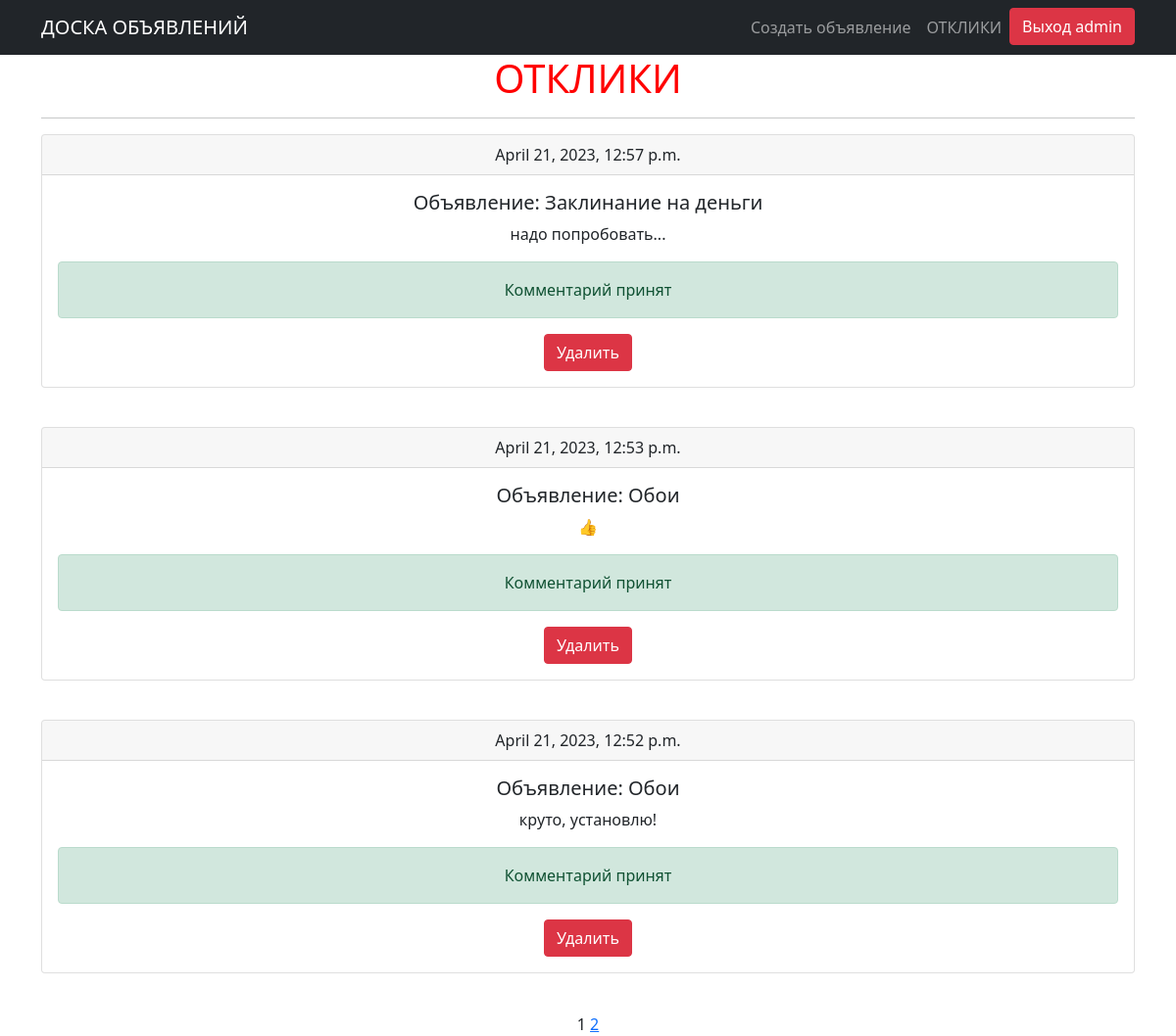
/ad/user_posts_comments/ (signed in), run on the app's committed database.
### postboard/models.py (models this page shows, shortened)
class Comments(models.Model):
    ad = models.ForeignKey(Ad, on_delete=models.CASCADE, verbose_name='Объевление', related_name='comments')
    author = models.ForeignKey(User, on_delete=models.CASCADE, verbose_name='Автор комментария')
    time_in = models.DateTimeField(auto_now_add=True)
    text = models.CharField(max_length=64, verbose_name='Текст комментария')
    status = models.BooleanField(verbose_name='Статус', default=False)
    class Meta:
        verbose_name='Комментарий'
        verbose_name_plural = 'Комментарии'

class Ad(models.Model):
    TYPE = (
        ('tanks', 'Танки'),
        ('heals', 'Хилы'),
        ('dd', 'ДД'),
        ('buyers', 'Торговцы'),
        ('gildmasters', 'Гилдмастеры'),
        ('questgivers', 'Квестгиверы'),
        ('farriers', 'Кузнецы'),
        ('tanners', 'Кожевники'),
        ('potionmasters', 'Зельевары'),
        ('charmmasters', 'Мастер заклинаний'),
    )
    author = models.ForeignKey(User, on_delete=models.CASCADE, verbose_name='автор')
    author_id = author.primary_key
    title = models.CharField(max_length=64, verbose_name='заголовок')
    text = RichTextField()
    category = models.CharField(max_length=64, choices=TYPE, default='tank', verbose_name='категория')
    time_in = models.DateTimeField(auto_now_add=True)
    def __str__(self):
        return f'Объявление: {self.title}'
    class Meta:
        verbose_name = 'Объявление'
        verbose_name_plural = 'Объявления'

### postboard/views.py (the view, shortened to what this page needs)
# urls.py: path('user_posts_comments/', UserPostCommentList.as_view(), name='user_posts_comments'),
class UserPostCommentList(LoginRequiredMixin, generic.ListView):
    raise_exception = True
    model = Comments
    template_name = 'user_posts_comments.html'
    context_object_name = 'user_posts_comments'
    paginate_by = 3
    def get_queryset(self):
        queryset = Comments.objects.filter(ad__author=self.request.user).order_by('-time_in').all()
        self.filterset = AdCommentsFilter(self.request.GET, queryset)
        self.filterset.form.fields['ad'].queryset = Ad.objects.filter(author=self.request.user)
        return self.filterset.qs
    def get_context_data(self, **kwargs):
        context = super().get_context_data(**kwargs)
        context['filterset'] = self.filterset
        return context

### templates/user_posts_comments.html (shortened to what this page needs)
{% extends 'flatpages/default.html' %}
{% block content %}
<h1><font color="red">ОТКЛИКИ</font></h1>
<hr>
{%if user_posts_comments%}
{%for i in user_posts_comments%}
<div class="card">
  <div class="card-header">
    {{i.time_in}}
  </div>
  <div class="card-body">
    <h5 class="card-title">{{i.ad}}</h5>
    <p class="card-text">{{i.text}}</p>
      {%if i.status == False%}
    <a class="btn btn-success" href="{% url 'comments_accept' i.id %}" role="button">Принять</a>
      <a class="btn btn-danger" href="{% url 'comments_delete' i.id %}" role="button">Удалить</a>
      {%else%}
      <div class="alert alert-success" role="alert">
          Комментарий принят
      </div>
      <a class="btn btn-danger" href="{% url 'comments_delete' i.id %}" role="button">Удалить</a>
      {%endif%}
  </div>
</div>
<p>&nbsp;</p>
{%endfor%}
{%else%}
<h5><font color="red">Комментарии отсутствуют</font></h5>
{%endif%}
   {{ page_obj.number }}
   {% if page_obj.has_next %}
       <a href="?page={{ page_obj.next_page_number }}">{{ page_obj.next_page_number }}</a>
   {% endif %}
{% endblock content %}

### templates/flatpages/default.html (shortened to what this page needs)
<!DOCTYPE html>
<html lang="en">
    <head>
        {% load static %}
        <link href="{% static 'css/styles.css' %}" rel="stylesheet" />
    </head>
    <body>
        <nav class="navbar navbar-expand-lg navbar-dark bg-dark">
            <div class="container">
                <a class="navbar-brand" href="/ad/">ДОСКА ОБЪЯВЛЕНИЙ</a>
                {% if user.is_authenticated %}
                <div class="collapse navbar-collapse" id="navbarResponsive">
                    <ul class="navbar-nav ms-auto mb-2 mb-lg-0">
                        <li class="nav-item"><a class="nav-link" href="/ad/create/">Создать объявление</a></li>
                        <li class="nav-item"><a class="nav-link" href="/ad/user_posts_comments/">ОТКЛИКИ</a></li>
                        <li><a class="btn btn-danger text-nowrap" href="/accounts/logout/" role="button">Выход {{request.user.username}}</a></li>
                    </ul>
                </div>
                {%endif%}
            </div>
        </nav>
        <div class="container">
            <div class="row">
                <div class="col-lg-12 text-center">
                    {% block content %}{% endblock content %}
                </div>
            </div>
        </div>
    </body>
</html>

### data on the page
Comments: time_in "April 21, 2023, 12:57 p.m.", ad "Объявление: Заклинание на деньги", text "надо попробовать...", status "Комментарий принят"
Comments: time_in "April 21, 2023, 12:53 p.m.", ad "Объявление: Обои", text "👍", status "Комментарий принят"
Comments: time_in "April 21, 2023, 12:52 p.m.", ad "Объявление: Обои", text "круто, установлю!", status "Комментарий принят"

### other printed values
{{ request.user.username }} "admin"
{{ page_obj.number }} "1"
{{ page_obj.next_page_number }} "2"
